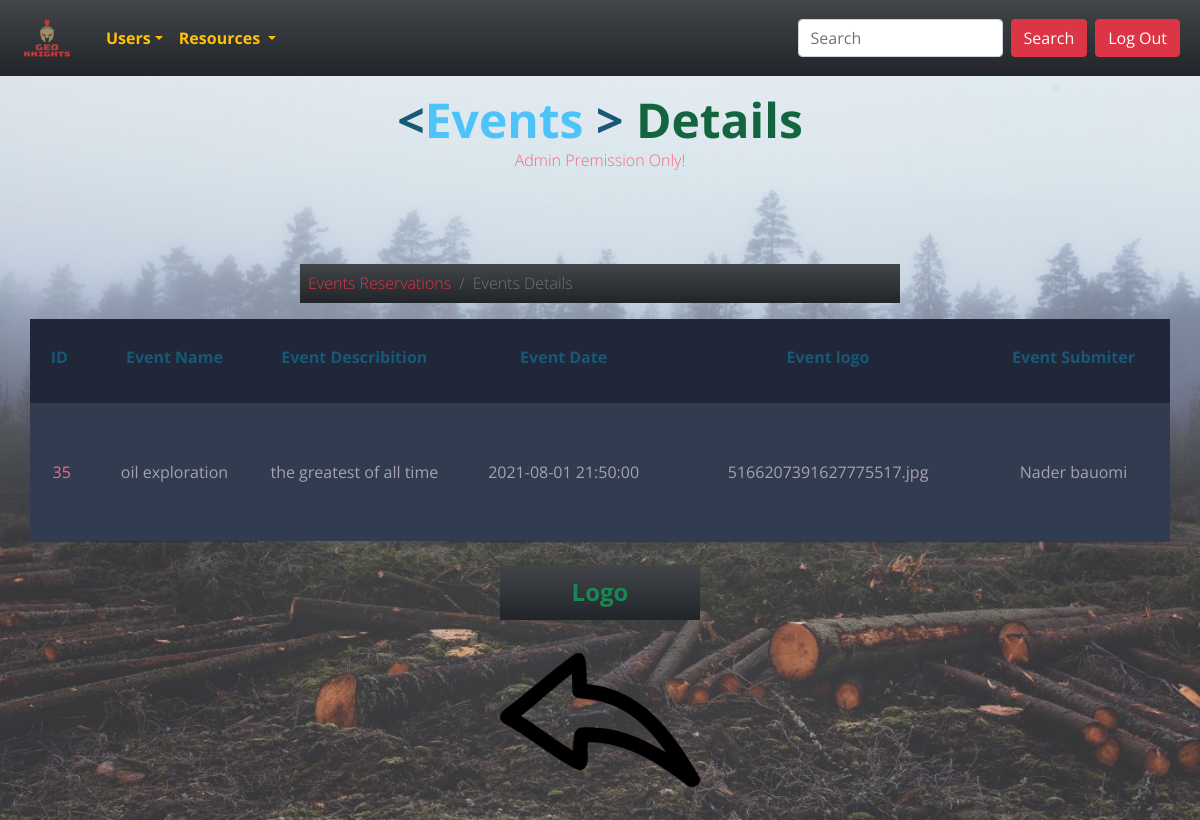
Page /admin/resources/eventsReservations/eventDeatails.php?id=35 (signed in) on the committed database.
### tables this page shows
CREATE TABLE `events` (
  `id` int(11) NOT NULL,
  `event_name` char(60) NOT NULL,
  `event_describtion` varchar(200) NOT NULL,
  `eventDate` timestamp NOT NULL DEFAULT current_timestamp() ON UPDATE current_timestamp(),
  `event_logo` varchar(110) NOT NULL,
  `event_submiter` int(11) DEFAULT NULL
);

CREATE TABLE `users` (
  `id` int(11) NOT NULL,
  `name` char(50) NOT NULL,
  `email` char(80) NOT NULL,
  `password` char(50) NOT NULL,
  `phone` char(11) NOT NULL,
  `gender` char(40) NOT NULL,
  `user_type` int(11) DEFAULT NULL
);

### helpers/paths.php (called while the page is built, shortened)
<?php
function resources($dis){
    return "http://" . $_SERVER['SERVER_NAME'] . "/g2p/admin/resources/" . $dis;
}
function css($dis){
    return   "http://" . $_SERVER['SERVER_NAME'] . "/g2p/assests/css/" . $dis;
}
function images($dis){
    return "http://" . $_SERVER['SERVER_NAME'] . "/g2p/assests/images/" . $dis;
}
?>

### helpers/functions.php (called while the page is built, shortened)
<?php
function Sanitize($input, $flag)
{
    $sanitize_var = $input;
    switch ($flag) {
        case 1:
            $sanitize_var = filter_var($sanitize_var, FILTER_SANITIZE_NUMBER_INT);
            break;
    }
    return $sanitize_var;
}

### admin/resources/eventsReservations/eventDeatails.php (the view, shortened to what this page needs)
<?php
require "../../../helpers/paths.php";
require "../../../helpers/functions.php";
require '../../../helpers/dbConnection.php';
require '../../../layout/navAdmin.php';
$id  = Sanitize($_GET['id'], 1);
if (!Validator($id, 3)) {
    $_SESSION['message'] = $errorMessages;
    header("Location: " . resources('eventsReservations/index.php'));
} else {
    $sql = "select events.* , users.id as userID , users.name as submiter from events join users on events.event_submiter = users.id where events.id= $id ";
    $op = mysqli_query($con, $sql);
}
?>
<!DOCTYPE html>
<html lang="en">
<head>
    <link rel="stylesheet" href="<?php echo css('display.css') ?>">
</head>
<body>
    <h1 class="head"><span class="blue">&lt;</span>Events <span class="blue">&gt;</span> <span class="yellow">Details</pan>
    </h1>
    <h2>Admin Premission Only! <br><br>
    </h2>
    <ol class="breadcrumb bg-gradient bg-dark p-2 mx-auto mt-5 w-50 ">
        <li class="breadcrumb-item"><a class="text-decoration-none text-danger" href="<?php echo resources('eventsReservations/index.php') ?>">Events Reservations</a></li>
        <li class="breadcrumb-item active ">Events Details</li>
    </ol>
    <div class="d-flex flex-column justify-content-space-between">
        <table class="container">
            <thead>
                <tr>
                    <th>
                        <h1>ID</h1>
                    </th>
                    <th>
                        <h1>Event Name</h1>
                    </th>
                    <th>
                        <h1>Event Describition</h1>
                    </th>
                    <th>
                        <h1> Event Date</h1>
                    </th>
                    <th>
                        <h1> Event logo</h1>
                    </th>
                    <th>
                        <h1>Event Submiter</h1>
                    </th>
                </tr>
            </thead>
            <tbody>
                <?php while ($data = mysqli_fetch_assoc($op)) { ?>
                    <tr>
                        <td><?php echo $data['id']; ?></td>
                        <td><?php echo $data['event_name']; ?></td>
                        <td style="white-space: nowrap;overflow: hidden;text-overflow: ellipsis; width:8%"><?php echo $data['event_describtion']; ?></td>
                        <td style="text-align: center;"><?php echo $data['eventDate']; ?></td>
                        <td id="cellLogo"><?php echo $data['event_logo']; ?></td>
                        <td><?php echo $data['submiter']; ?></td>
                    </tr>
            </tbody>
        </table>
        <div class="logoPic col-lg-2 align-self-center col-4 mt-4">
            <div class="card-body  bg-gradient bg-dark">
                <p class="card-text text-success text-center fw-bold fs-4">Logo</p>
            </div>
            <img id="eventLogo" src=" <?php echo images('eventsLogos/') . $data['event_logo'] ?>" class="card-img-top" alt="logo">
        </div>
    <?php } ?>
    </div>
</body>
</html>

### assests/css/display.css (style rules this page uses)
body { font-family: 'Open Sans', sans-serif; font-weight: 300; line-height: 1.42em; color: #A7A1AE; background: url(../images/bg.jpg); background-size: cover; background-repeat: no-repeat; perspective: 300px; }
h1 { font-size: 3em; font-weight: 300; line-height: 1em; color: #4DC3FA; font-weight: bold; text-align: center; }
h2 { font-size: 1em; font-weight: 300; text-align: center; display: block; line-height: 1em; padding-bottom: 2em; color: #FB667A; }
.blue { color: #185875; }
.yellow { color: #13653f; }
.container th h1 { font-weight: bold; font-size: 1em; text-align: center; color: #185875; }
.container td { font-weight: normal; font-size: 1em; -webkit-box-shadow: 0 2px 2px -2px #0E1119; -moz-box-shadow: 0 2px 2px -2px #0E1119; box-shadow: 0 2px 2px -2px #0E1119; }
.container { text-align: center; width: 100%; margin: 0 auto; display: table; padding: 0 0 8em 0; width: 100%; }
.container td, .container th { padding: 30px 10px; }
.container tr:nth-child(odd) { background-color: #323C50; }
.container th { background-color: #1F2739; }
.container td:first-child { color: #FB667A; padding-left: 15px; }
.container td:last-child { display: flex; flex-direction: column; align-items: center; justify-content: space-evenly; padding: 30% 10px; }

### admin/resources/eventsReservations/eventDeatails.php (style rules this page uses)
.head { margin-top: 20px; }
table { width: 100% !important; }
th h1 { text-align: center !important; }
td { text-align: center !important; }

### rows in the picture
events: id "35", event_name "oil exploration", event_describtion "the greatest of all time", eventDate "2021-08-01 21:50:00", event_logo "5166207391627775517.jpg", event_submiter.name "Nader bauomi", event_logo (picture)
